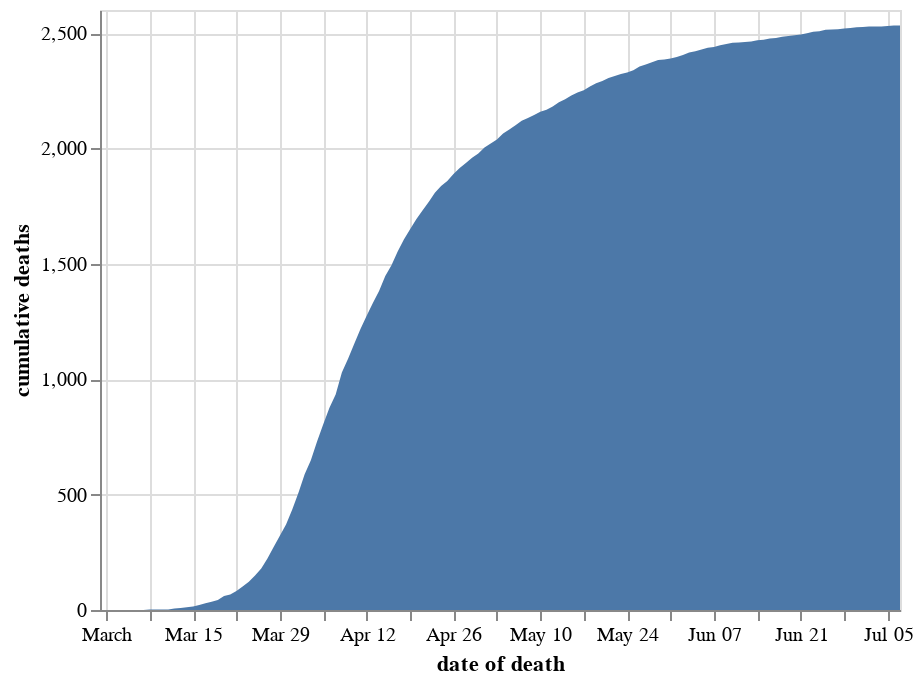

The code cell stored with this chart in its notebook:
### Markdown cell above
### Cumulative

### Code cell
chart_dodde = chart_doddbt.copy()
chart_dodde = chart_dodde[chart_dodde.code.isin(trustcodes_expressandstar)]
chart_dodde = chart_dodde.groupby(['date of death'], as_index=False)['cumulative deaths'].sum()
alt.Chart(chart_dodde).mark_area().encode(
    x='date of death',
    y='cumulative deaths'
)

### Figure 1 — Vega-Lite specification as saved in the notebook (floating-point values rounded to 4 significant figures; data arrays with more than 128 entries replaced by an {"elided": "..."} marker saying what was removed)
{"config": {"view": {"continuousWidth": 400, "continuousHeight": 300}}, "data": {"name": "data-8270f76ab3de1006b1e3076671c8a4f9"}, "mark": "area", "encoding": {"x": {"type": "temporal", "field": "date of death"}, "y": {"type": "quantitative", "field": "cumulative deaths"}}, "$schema": "https://vega.github.io/schema/vega-lite/v4.8.1.json", "datasets": {"data-8270f76ab3de1006b1e3076671c8a4f9": {"elided": "130 records"}}}
